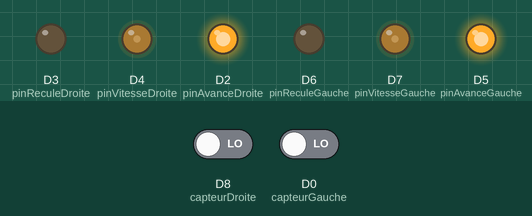
A sketch run on a simulated ESP8266 (NodeMCU). On the bench: output pins drawn as LEDs (lit = HIGH). The test bench sets the inputs (shaded band); at power-on: D8 (capteurDroite) LOW, D0 (capteurGauche) LOW.

Above: at 1.2 s.
1.3 s: D8 (capteurDroite) driven HIGH
At 2.5 s:
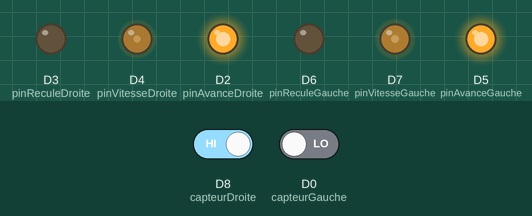
2.8 s: D0 (capteurGauche) driven HIGH
At 3.9 s:
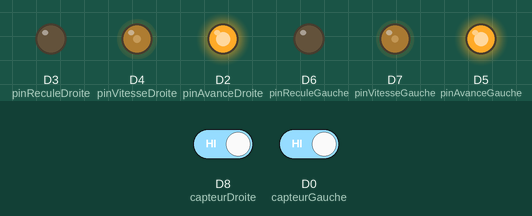
Timing chart, 0 to 5.8 s (numbered marks = the images above; inputs shaded):
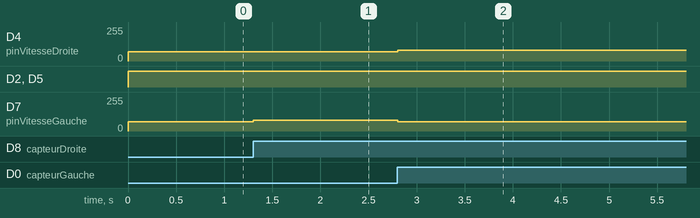

The sketch:

projet.ino
```cpp
// définition des broches

#define capteurGauche D0 //GPIO 16
#define capteurDroite D8 //GPIO 5

#define pinAvanceDroite D2 // GPIO 4 // Premier moteur
#define pinReculeDroite D3 // GPIO 0 // Premier moteur
#define pinVitesseDroite D4 // GPIO 2 //broche enable du L298N pour le premier moteur
#define pinAvanceGauche D5 // GPIO 14 //Deuxième moteur
#define pinReculeGauche D6 // GPIO 12  //Deuxième moteur
#define pinVitesseGauche D7 //  GPIO 13 //broche enable du L298N pour le deuxième moteur

//const int sensibilite = 50; // écart admissible par rapport à la valeur initiale

int initialDroite; // état initial du capteur de droite
int initialGauche; // état initial du capteur de gauche

int vitesse = 70; // 0 à 1023 PWM qui contrôle la vitesse des moteurs

void setup() {

  // réglage des sorties
  pinMode(pinAvanceDroite, OUTPUT);
  pinMode(pinReculeDroite, OUTPUT);
  pinMode(pinVitesseDroite, OUTPUT);
  pinMode(pinAvanceGauche, OUTPUT);
  pinMode(pinReculeGauche, OUTPUT);
  pinMode(pinVitesseGauche, OUTPUT);
  //réglage des entrées
   pinMode(capteurGauche, INPUT);
   pinMode(capteurDroite, INPUT);
 // on demeure immobile pour l'instant
  digitalWrite(pinVitesseDroite, 0);
  digitalWrite(pinVitesseGauche, 0);


}

void loop() {
  int valeurDroite, valeurGauche;

  valeurDroite = digitalRead(capteurDroite);
  valeurGauche = digitalRead(capteurGauche);

   if (valeurGauche!=0) {
    // on tourne à gauche
    avancerDroite(80);
    avancerGauche(vitesse);
  }

  else if (valeurDroite!=0) {
    // on tourne à droite
    avancerGauche(80);
    avancerDroite(vitesse);
  }


  else {
    // on s'arrête
     avancerDroite(vitesse);
     avancerGauche(vitesse);
  }

/*

if (capteurD){
tourner droite
}else if( capteurGauche)à{
tourner gauche
}else{
avanver}

*/

  delay(100);
}
     // Procédure avance Droite
void avancerDroite(int vitesse){
  digitalWrite(pinAvanceDroite,1);
  digitalWrite(pinReculeDroite,0);
  analogWrite(pinVitesseDroite,vitesse);}

   // Procédure avance Gauche
void avancerGauche(int vitesse){
  digitalWrite(pinAvanceGauche,1);
  digitalWrite(pinReculeGauche,0);
  analogWrite(pinVitesseGauche,vitesse);}

   // Procédure recule Gauche
void reculeGauche(int vitesse){
  digitalWrite(pinAvanceGauche,0);
  digitalWrite(pinReculeGauche,1);
  analogWrite(pinVitesseGauche,vitesse);}

   // Procédure recule Droite
void reculeDroite(int vitesse){
  digitalWrite(pinAvanceDroite,0);
  digitalWrite(pinReculeDroite,1);
  analogWrite(pinVitesseDroite,vitesse);}
```

Measured:
- after the input at 1.3 s, D7 (pinVitesseGauche): 70/255 → 80/255 at once
- after the input at 2.8 s, D4 (pinVitesseDroite): 70/255 → 80/255 at once; D7 (pinVitesseGauche): 80/255 → 70/255 at once
